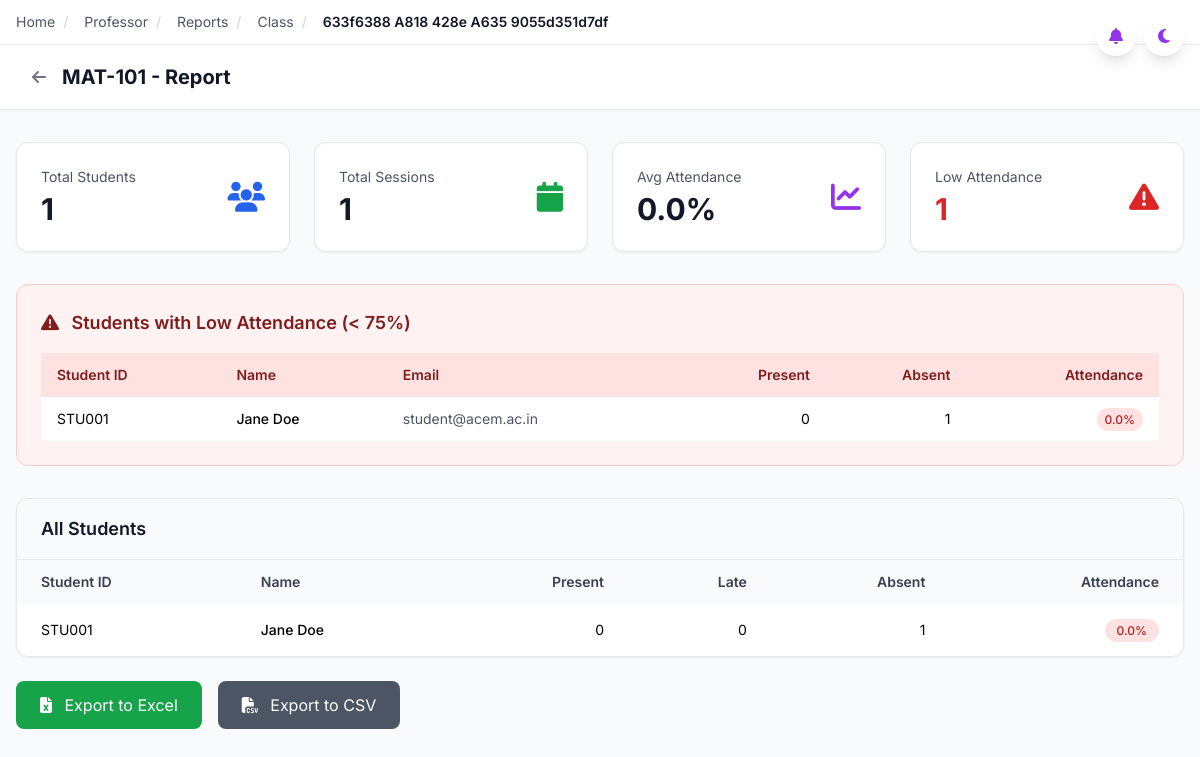
The app's page /professor/reports/class/633f6388-a818-428e-a635-9055d351d7df (signed in) with its own data.
### app/models.py (models this page shows, shortened)
class Course(db.Model):
    __tablename__ = 'courses'
    id = db.Column(db.String(36), primary_key=True, default=generate_uuid)
    code = db.Column(db.String(20), unique=True, nullable=False, index=True)  # 'CSC-105'
    name = db.Column(db.String(200), nullable=False)
    description = db.Column(db.Text)
    credits = db.Column(db.Integer, default=3)
    department_id = db.Column(db.String(36), db.ForeignKey('departments.id'))
    is_active = db.Column(db.Boolean, default=True)
    created_at = db.Column(db.DateTime, default=datetime.utcnow)
    class_instances = db.relationship('ClassInstance', backref='course', lazy='dynamic')

class Student(db.Model):
    __tablename__ = 'students'
    id = db.Column(db.String(36), primary_key=True, default=generate_uuid)
    user_id = db.Column(db.String(36), db.ForeignKey('users.id'), unique=True, nullable=False)
    student_id = db.Column(db.String(50), unique=True, nullable=False, index=True)
    major = db.Column(db.String(100), default='Undeclared')
    enrollment_year = db.Column(db.Integer, default=lambda: datetime.utcnow().year)
    created_at = db.Column(db.DateTime, default=datetime.utcnow)
    updated_at = db.Column(db.DateTime, default=datetime.utcnow, onupdate=datetime.utcnow)
    enrollments = db.relationship('Enrollment', backref='student', lazy='dynamic', cascade='all, delete-orphan')
    attendance_records = db.relationship('AttendanceRecord', backref='student', lazy='dynamic', cascade='all, delete-orphan')

class User(UserMixin, db.Model):
    __tablename__ = 'users'
    id = db.Column(db.String(36), primary_key=True, default=generate_uuid)
    email = db.Column(db.String(255), unique=True, nullable=False, index=True)
    password_hash = db.Column(db.String(255), nullable=False)
    first_name = db.Column(db.String(100), nullable=False)
    last_name = db.Column(db.String(100), nullable=False)
    role = db.Column(db.String(20), nullable=False)  # 'student', 'professor', 'admin'
    phone = db.Column(db.String(20))
    avatar_url = db.Column(db.String(500))
    is_active = db.Column(db.Boolean, default=True)
    created_at = db.Column(db.DateTime, default=datetime.utcnow)
    updated_at = db.Column(db.DateTime, default=datetime.utcnow, onupdate=datetime.utcnow)
    student_profile = db.relationship('Student', backref='user', uselist=False, cascade='all, delete-orphan')
    professor_profile = db.relationship('Professor', backref='user', uselist=False, cascade='all, delete-orphan')
    notifications = db.relationship('Notification', backref='user', lazy='dynamic', cascade='all, delete-orphan')
    @property
    def full_name(self):
        return f"{self.first_name} {self.last_name}"

class ClassSession(db.Model):
    __tablename__ = 'class_sessions'
    id = db.Column(db.String(36), primary_key=True, default=generate_uuid)
    class_instance_id = db.Column(db.String(36), db.ForeignKey('class_instances.id'), nullable=False)
    session_number = db.Column(db.Integer, nullable=False)
    date = db.Column(db.Date, nullable=False)
    start_time = db.Column(db.String(10), nullable=False)
    end_time = db.Column(db.String(10), nullable=False)
    room_location = db.Column(db.String(100))
    status = db.Column(db.String(20), default='scheduled')  # 'scheduled', 'active', 'cancelled', 'completed'
    notes = db.Column(db.Text)
    qr_secret = db.Column(db.String(255))
    qr_expires_at = db.Column(db.DateTime)
    is_active = db.Column(db.Boolean, default=False)
    attendance_count = db.Column(db.Integer, default=0)
    total_enrolled = db.Column(db.Integer, default=0)
    created_at = db.Column(db.DateTime, default=datetime.utcnow)
    updated_at = db.Column(db.DateTime, default=datetime.utcnow, onupdate=datetime.utcnow)
    attendance_records = db.relationship('AttendanceRecord', backref='session', lazy='dynamic', cascade='all, delete-orphan')

### app/routes/professor.py (the view)
@professor_bp.route('/reports/class/<class_id>')
@login_required
@professor_required
def class_report(class_id):
    class_instance = ClassInstance.query.filter_by(
        id=class_id,
        professor_id=current_user.id
    ).first()
    if not class_instance:
        flash('Class not found', 'error')
        return redirect(url_for('professor.reports'))
    summary = generate_class_summary(class_id)
    low_attendance = get_low_attendance_students(class_id, threshold=75)
    return render_template('professor/class_report.html',
        class_instance=class_instance,
        summary=summary,
        low_attendance=low_attendance
    )

### app/models.py (called while the page is built)
@login_manager.user_loader
def load_user(user_id):
    return User.query.get(user_id)

### app/routes/professor.py (called while the page is built)
def professor_required(f):
    from functools import wraps
    @wraps(f)
    def decorated_function(*args, **kwargs):
        if not current_user.is_authenticated or current_user.role != 'professor':
            flash('Access denied. Professor account required.', 'error')
            return redirect(url_for('auth.professor_login'))
        return f(*args, **kwargs)
    return decorated_function

### app/utils/reports.py (called while the page is built)
def get_low_attendance_students(class_id, threshold=75):
    summary = generate_class_summary(class_id)
    if not summary:
        return []
    low_attendance = [
        student for student in summary['attendance_data']
        if student['attendance_rate'] < threshold
    ]
    return low_attendance

### app/templates/professor/class_report.html (shortened to what this page needs)
{% extends "base.html" %}
{% block content %}
<div class="min-h-screen bg-gray-50">
    <nav class="bg-white shadow-sm border-b">
        <div class="max-w-7xl mx-auto px-4 sm:px-6 lg:px-8">
            <div class="flex justify-between h-16 items-center">
                <div class="flex items-center">
                    <a href="{{ url_for('professor.reports') }}" class="text-gray-500 hover:text-gray-700 mr-4">
                        <i class="fas fa-arrow-left"></i>
                    </a>
                    <span class="text-gray-900 text-xl font-bold">{{ summary.course.code }} - Report</span>
                </div>
            </div>
        </div>
    </nav>
    <div class="max-w-7xl mx-auto px-4 py-8">
        <div class="grid grid-cols-1 md:grid-cols-4 gap-6 mb-8">
            <div class="bg-white rounded-xl shadow-sm border p-6">
                <div class="flex items-center justify-between">
                    <div>
                        <p class="text-gray-600 text-sm">Total Students</p>
                        <p class="text-3xl font-bold text-gray-900 mt-1">{{ summary.total_students }}</p>
                    </div>
                    <i class="fas fa-users text-blue-600 text-3xl"></i>
                </div>
            </div>
            <div class="bg-white rounded-xl shadow-sm border p-6">
                <div class="flex items-center justify-between">
                    <div>
                        <p class="text-gray-600 text-sm">Total Sessions</p>
                        <p class="text-3xl font-bold text-gray-900 mt-1">{{ summary.total_sessions }}</p>
                    </div>
                    <i class="fas fa-calendar text-green-600 text-3xl"></i>
                </div>
            </div>
            <div class="bg-white rounded-xl shadow-sm border p-6">
                <div class="flex items-center justify-between">
                    <div>
                        <p class="text-gray-600 text-sm">Avg Attendance</p>
                        <p class="text-3xl font-bold text-gray-900 mt-1">{{ summary.average_attendance }}%</p>
                    </div>
                    <i class="fas fa-chart-line text-purple-600 text-3xl"></i>
                </div>
            </div>
            <div class="bg-white rounded-xl shadow-sm border p-6">
                <div class="flex items-center justify-between">
                    <div>
                        <p class="text-gray-600 text-sm">Low Attendance</p>
                        <p class="text-3xl font-bold text-red-600 mt-1">{{ low_attendance|length }}</p>
                    </div>
                    <i class="fas fa-exclamation-triangle text-red-600 text-3xl"></i>
                </div>
            </div>
        </div>
        {% if low_attendance %}
        <div class="bg-red-50 rounded-xl border border-red-200 p-6 mb-8">
            <div class="flex items-center justify-between mb-4">
                <h3 class="text-lg font-semibold text-red-900">
                    <i class="fas fa-exclamation-triangle mr-2"></i> Students with Low Attendance (< 75%)
                </h3>
            </div>
            <div class="overflow-x-auto">
                <table class="min-w-full">
                    <thead class="bg-red-100">
                        <tr>
                            <th class="px-4 py-3 text-left text-sm font-semibold text-red-900">Student ID</th>
                            <th class="px-4 py-3 text-left text-sm font-semibold text-red-900">Name</th>
                            <th class="px-4 py-3 text-left text-sm font-semibold text-red-900">Email</th>
                            <th class="px-4 py-3 text-right text-sm font-semibold text-red-900">Present</th>
                            <th class="px-4 py-3 text-right text-sm font-semibold text-red-900">Absent</th>
                            <th class="px-4 py-3 text-right text-sm font-semibold text-red-900">Attendance</th>
                        </tr>
                    </thead>
                    <tbody class="bg-white divide-y divide-red-100">
                        {% for student in low_attendance %}
                        <tr>
                            <td class="px-4 py-3 text-sm">{{ student.student_id }}</td>
                            <td class="px-4 py-3 text-sm font-medium">{{ student.student_name }}</td>
                            <td class="px-4 py-3 text-sm text-gray-600">{{ student.email }}</td>
                            <td class="px-4 py-3 text-sm text-right">{{ student.present_count }}</td>
                            <td class="px-4 py-3 text-sm text-right">{{ student.absent_count }}</td>
                            <td class="px-4 py-3 text-sm text-right">
                                <span class="px-2 py-1 bg-red-100 text-red-700 rounded-full text-xs font-medium">
                                    {{ student.attendance_rate }}%
                                </span>
                            </td>
                        </tr>
                        {% endfor %}
                    </tbody>
                </table>
            </div>
        </div>
        {% endif %}
        <div class="bg-white rounded-xl shadow-sm border overflow-hidden">
            <div class="px-6 py-4 border-b bg-gray-50">
                <h3 class="text-lg font-semibold text-gray-900">All Students</h3>
            </div>
            <div class="overflow-x-auto">
                <table class="min-w-full">
                    <thead class="bg-gray-50">
                        <tr>
                            <th class="px-6 py-3 text-left text-sm font-semibold text-gray-700">Student ID</th>
                            <th class="px-6 py-3 text-left text-sm font-semibold text-gray-700">Name</th>
                            <th class="px-6 py-3 text-right text-sm font-semibold text-gray-700">Present</th>
                            <th class="px-6 py-3 text-right text-sm font-semibold text-gray-700">Late</th>
                            <th class="px-6 py-3 text-right text-sm font-semibold text-gray-700">Absent</th>
                            <th class="px-6 py-3 text-right text-sm font-semibold text-gray-700">Attendance</th>
                        </tr>
                    </thead>
                    <tbody class="divide-y divide-gray-200">
                        {% for student in summary.attendance_data %}
                        <tr class="hover:bg-gray-50">
                            <td class="px-6 py-4 text-sm">{{ student.student_id }}</td>
                            <td class="px-6 py-4 text-sm font-medium">{{ student.student_name }}</td>
                            <td class="px-6 py-4 text-sm text-right">{{ student.present_count }}</td>
                            <td class="px-6 py-4 text-sm text-right">{{ student.late_count }}</td>
                            <td class="px-6 py-4 text-sm text-right">{{ student.absent_count }}</td>
                            <td class="px-6 py-4 text-sm text-right">
                                {% if student.attendance_rate >= 75 %}
                                <span class="px-3 py-1 bg-green-100 text-green-700 rounded-full text-xs font-medium">
                                    {{ student.attendance_rate }}%
                                </span>
                                {% else %}
                                <span class="px-3 py-1 bg-red-100 text-red-700 rounded-full text-xs font-medium">
                                    {{ student.attendance_rate }}%
                                </span>
                                {% endif %}
                            </td>
                        </tr>
                        {% endfor %}
                    </tbody>
                </table>
            </div>
        </div>
        <div class="mt-6 flex space-x-4">
            <a href="{{ url_for('professor.export_report', class_id=class_instance.id, format='excel') }}"
               class="bg-green-600 text-white px-6 py-3 rounded-lg hover:bg-green-700">
                <i class="fas fa-file-excel mr-2"></i> Export to Excel
            </a>
            <a href="{{ url_for('professor.export_report', class_id=class_instance.id, format='csv') }}"
               class="bg-gray-600 text-white px-6 py-3 rounded-lg hover:bg-gray-700">
                <i class="fas fa-file-csv mr-2"></i> Export to CSV
            </a>
        </div>
    </div>
</div>
{% endblock %}

### app/templates/base.html (style rules this page uses)
body { font-family: 'Inter', sans-serif; overflow-x: hidden; }

### records on screen
Course: course.code "MAT-101"
Student: student_id "STU001"
User: email "student@acem.ac.in"
ClassSession: student_id "STU001", student_name "Jane Doe", present_count "0", late_count "0", absent_count "1", attendance_rate "0.0"

### other values on screen
{{ summary.total_students }} "1"
{{ summary.total_sessions }} "1"
{{ summary.average_attendance }} "0.0"
{{ low_attendance|length }} "1"
{{ student.student_name }} "Jane Doe"
{{ student.present_count }} "0"
{{ student.absent_count }} "1"
{{ student.attendance_rate }} "0.0"
